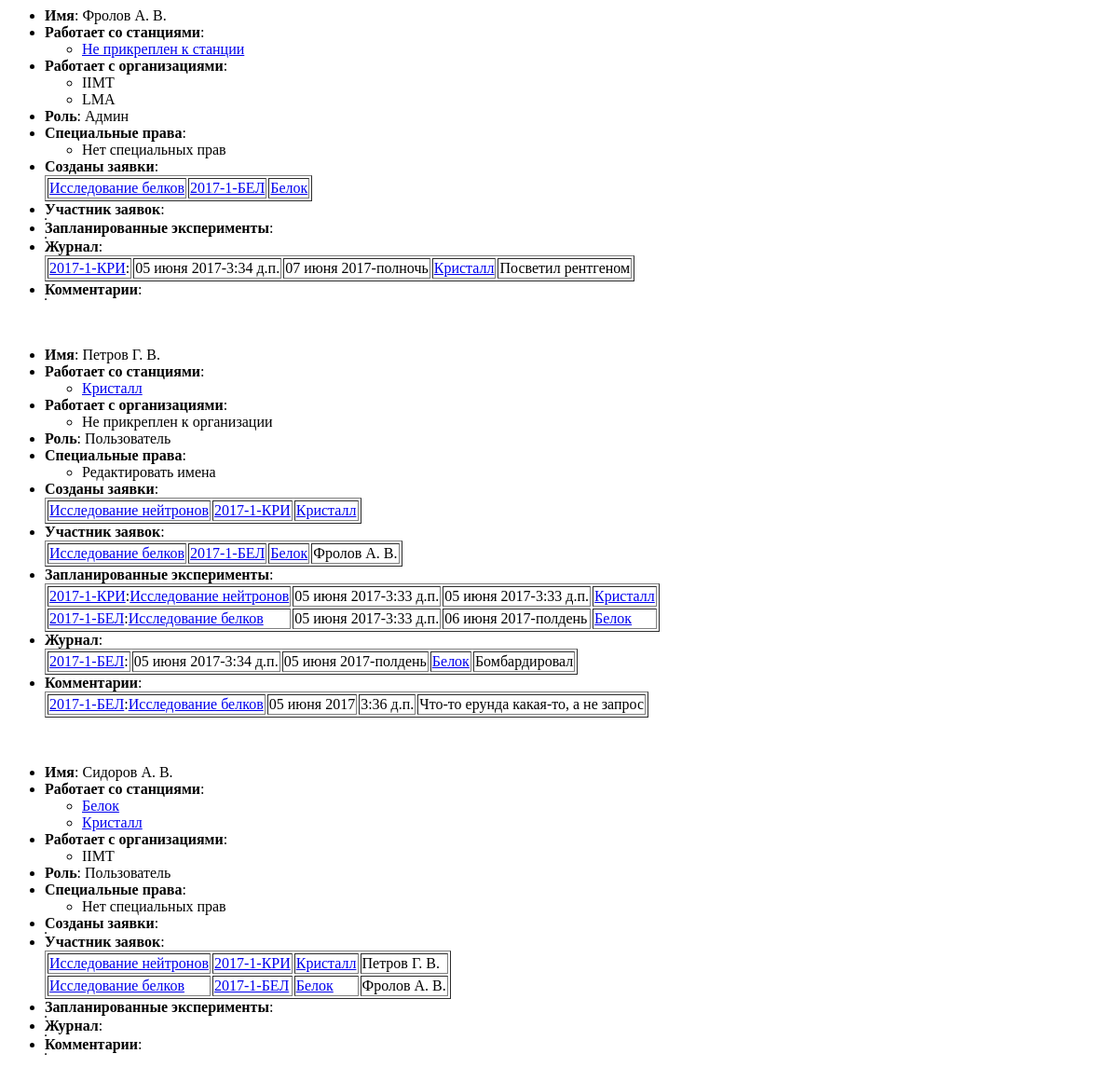
The page /show_all_users/ on the database as committed earlier.
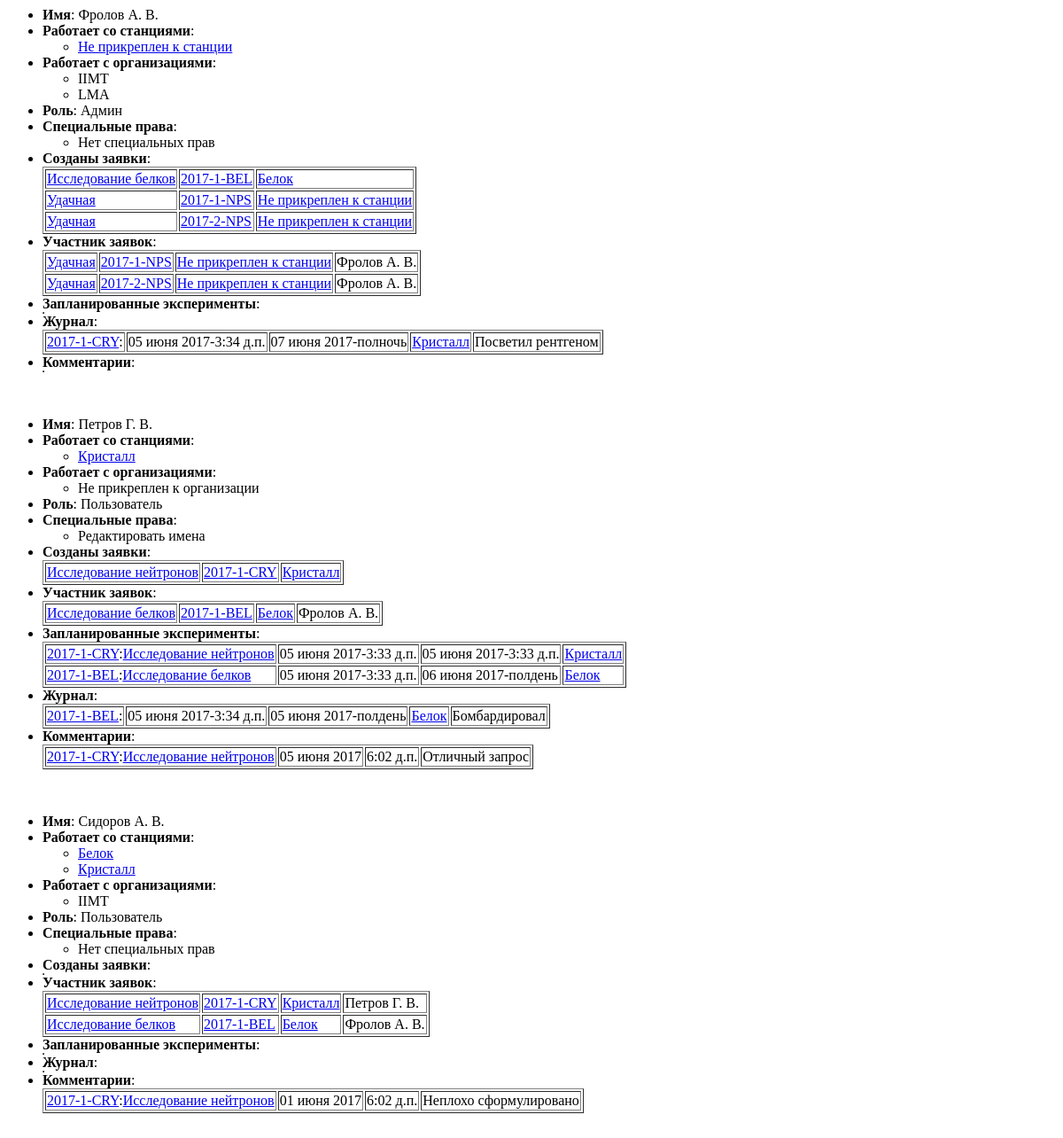
The same page on the database as committed later.
### Dashboard/models.py (models this page shows, shortened)
class User(models.Model):
    name=models.CharField(max_length=100,default="")
    station=models.ManyToManyField(Station,related_name='users')
    organization=models.ManyToManyField(Organization,related_name='users')
    role=models.ForeignKey(Role,related_name='users')
    special_rights=models.ManyToManyField(Right, related_name='users')

class Station(models.Model):
    name=models.CharField(max_length=100,default="")
    short_description=models.CharField(max_length=100,default="")
    @property
    def ahref_name(self):
        return '<a href="/stations/' +self.short_description+' ">'+self.name+'</a>'

class Organization(models.Model):
    name=models.CharField(max_length=100,default="")

class Role(models.Model):
    name=models.CharField(max_length=100,default="")
    rights=models.ManyToManyField(Right, related_name='roles')
    def __str__(self):
        return self.name

class Right(models.Model):
    name=models.CharField(max_length=100,default="")

class Request(models.Model):
    name=models.CharField(max_length=200,default="")
    author=models.ForeignKey(User, related_name='requests_as_author')
    organizations=models.ManyToManyField(Organization, related_name='requests')
    serial=models.CharField(max_length=15,default="")
    description=models.CharField(max_length=2000,default="")
    time_needed=models.IntegerField(default=0)
    date_start=models.DateField(default=datetime.today)
    date_end=models.DateField(default=datetime.today)
    time_start=models.TimeField(default=datetime.now)
    time_end=models.TimeField(default=datetime.now)
    station=models.ForeignKey(Station, related_name='requests')
    metodic=models.ManyToManyField(Metodic, related_name='requests')
    participant=models.ManyToManyField(User, related_name='requests_as_participant')
    equipment=models.ManyToManyField(Equipment, related_name='requests')
    complete_status=models.ForeignKey(CompleteStatus,related_name='requests')
    stage_status=models.ForeignKey(StageStatus,related_name='requests')
    @property
    def ahref_serial(self):
        return '<a href="/requests/' +self.serial+' ">'+self.serial+'</a>'
    @property
    def ahref_name(self):
        return '<a href="/requests/' +self.serial+' ">'+self.name+'</a>'

class Experiment(models.Model):
    request=models.ForeignKey(Request,related_name='experiments')
    author=models.ForeignKey(User,related_name='experiments_as_author') #добавить автоматическое заполнение из request
    date_start=models.DateField(default=datetime.today)
    date_end=models.DateField(default=datetime.today)
    time_start=models.TimeField(default=datetime.now)
    time_end=models.TimeField(default=datetime.now)
    operator=models.ForeignKey(User, related_name='experiments_as_operator')
    metodic=models.ForeignKey(Metodic, related_name='experiments')
    comment=models.CharField(max_length=200,default="")
    station=models.ForeignKey(Station, related_name='experiments')

class PlaningExperiment (models.Model):
    author=models.ForeignKey(User, related_name='planning_experiments')
    request=models.ForeignKey(Request,related_name='planning_experiments')
    date_start=models.DateField(default=datetime.today)
    date_end=models.DateField(default=datetime.today)
    time_start=models.TimeField(default=datetime.now)
    time_end=models.TimeField(default=datetime.now)
    status=models.ForeignKey(JournalStatus,related_name='planning_experiments')
    station=models.ForeignKey(Station, related_name='planning_experiments')

class Comment(models.Model):
    request=models.ForeignKey(Request, related_name='comments')
    author=models.ForeignKey(User, related_name='comments')
    date_written=models.DateField(default=datetime.today)
    time_written=models.TimeField(default=datetime.today)
    text=models.CharField(max_length=1000,default="")

### Dashboard/views.py (the view)
# urls.py: url(r'^show_all_users/$', views.show_all_users, name='show_all_users'),
def show_all_users(request):
	context={'show_users':User.objects.all}
	return render(request,'dashboard/show_user.html',context)

### Dashboard/templates/Dashboard/show_user.html
{% for show_user in show_users %}
<ul>
    <li><b>Имя</b>:  {{ show_user.name }}</li>
    <li><b>Работает со станциями</b>:
		<ul>
            {% for station in show_user.station.all %}
                <li>{{ station.ahref_name|safe }}</li>
            {% endfor %}
        </ul>
	</li>
    <li><b>Работает с организациями</b>:
        <ul>
            {% for organization in show_user.organization.all %}
                <li>{{ organization.name }}</li>
            {% endfor %}
        </ul></li>
    <li><b>Роль</b>:  {{ show_user.role }}</li>
    <li><b>Специальные права</b>:
        <ul>
            {% for right in show_user.special_rights.all %}
                <li>{{ right.name }}</li>
            {% endfor %}
        </ul>
    </li>
    <li><b>Созданы заявки</b>:
        <table border="1">
                    {% for new_request in show_user.requests_as_author.all %}
                        <tr><td>{{ new_request.ahref_name|safe }}</td><td>{{new_request.ahref_serial|safe }}</td><td>{{ new_request.station.ahref_name|safe}}</td></tr>
                    {% endfor %}
        </table>
    </li>
     <li><b>Участник заявок</b>:
        <table border="1">
                    {% for new_request in show_user.requests_as_participant.all %}
                        <tr><td>{{ new_request.ahref_name|safe }}</td><td>{{new_request.ahref_serial|safe }}</td><td>{{ new_request.station.ahref_name|safe}}</td><td>{{ new_request.author.name}}</td></tr>
                    {% endfor %}
        </table>
    </li>
    <li><b>Запланированные эксперименты</b>:
        <table border="1">
                    {% for planning in show_user.planning_experiments.all %}
                        <tr><td>{{ planning.request.ahref_serial|safe}}:{{ planning.request.ahref_name|safe }}</td><td>{{planning.date_start}}-{{planning.time_start}}</td><td>{{planning.date_end}}-{{planning.time_end}}</td><td>{{ planning.station.ahref_name|safe}}</td></tr>
                    {% endfor %}
        </table>
    </li>
     <li><b>Журнал</b>:
        <table border="1">
                    {% for experiment in show_user.experiments_as_author.all %}
                        <tr><td>{{ experiment.request.ahref_serial|safe}}:{{ experiment.request..ahref_name|safe }}</td><td>{{experiment.date_start}}-{{experiment.time_start}}</td><td>{{experiment.date_end}}-{{experiment.time_end}}</td><td>{{ experiment.station.ahref_name|safe}}</td><td>{{ experiment.comment}}</td></tr>
                    {% endfor %}
        </table>
    </li>
     <li><b>Комментарии</b>:
                <table border="1">
                    {% for comment in show_user.comments.all %}
                        <tr><td>{{ comment.request.ahref_serial|safe }}:{{ comment.request.ahref_name|safe}}</td><td>{{ comment.date_written }}</td><td>{{ comment.time_written }}</td><td>{{ comment.text }}</td></tr>
                    {% endfor %}
            </table>
    </li>
</ul><br>
{% endfor %}

Rows that differ between the two databases and show on the page:
changed Request "Исследование белков": ahref_serial "2017-1-БЕЛ" → "2017-1-BEL"
added Request: ahref_name "Удачная", ahref_serial "2017-1-NPS", station.ahref_name "Не прикреплен к станции", author.name "Фролов А. В.", shown under User "Фролов А. В."
added Request: ahref_name "Удачная", ahref_serial "2017-2-NPS", station.ahref_name "Не прикреплен к станции", author.name "Фролов А. В.", shown under User "Фролов А. В."
changed through a linked row, Experiment "полночь": request.ahref_serial "2017-1-КРИ" → "2017-1-CRY"
changed Request "Исследование нейтронов": ahref_serial "2017-1-КРИ" → "2017-1-CRY"
changed through a linked row, PlaningExperiment "Исследование нейтронов": request.ahref_serial "2017-1-КРИ" → "2017-1-CRY"
changed through a linked row, PlaningExperiment "полдень": request.ahref_serial "2017-1-БЕЛ" → "2017-1-BEL"
changed through a linked row, Experiment "полдень": request.ahref_serial "2017-1-БЕЛ" → "2017-1-BEL"
changed Comment: request.ahref_serial "2017-1-БЕЛ" → "2017-1-CRY"; request.ahref_name "Исследование белков" → "Исследование нейтронов"; time_written "3:36 д.п." → "6:02 д.п."; text "Что-то ерунда какая-то, а не запрос" → "Отличный запрос"
added Comment: request.ahref_serial "2017-1-CRY", request.ahref_name "Исследование нейтронов", date_written "01 июня 2017", time_written "6:02 д.п.", text "Неплохо сформулировано", shown under User "Сидоров А. В."
